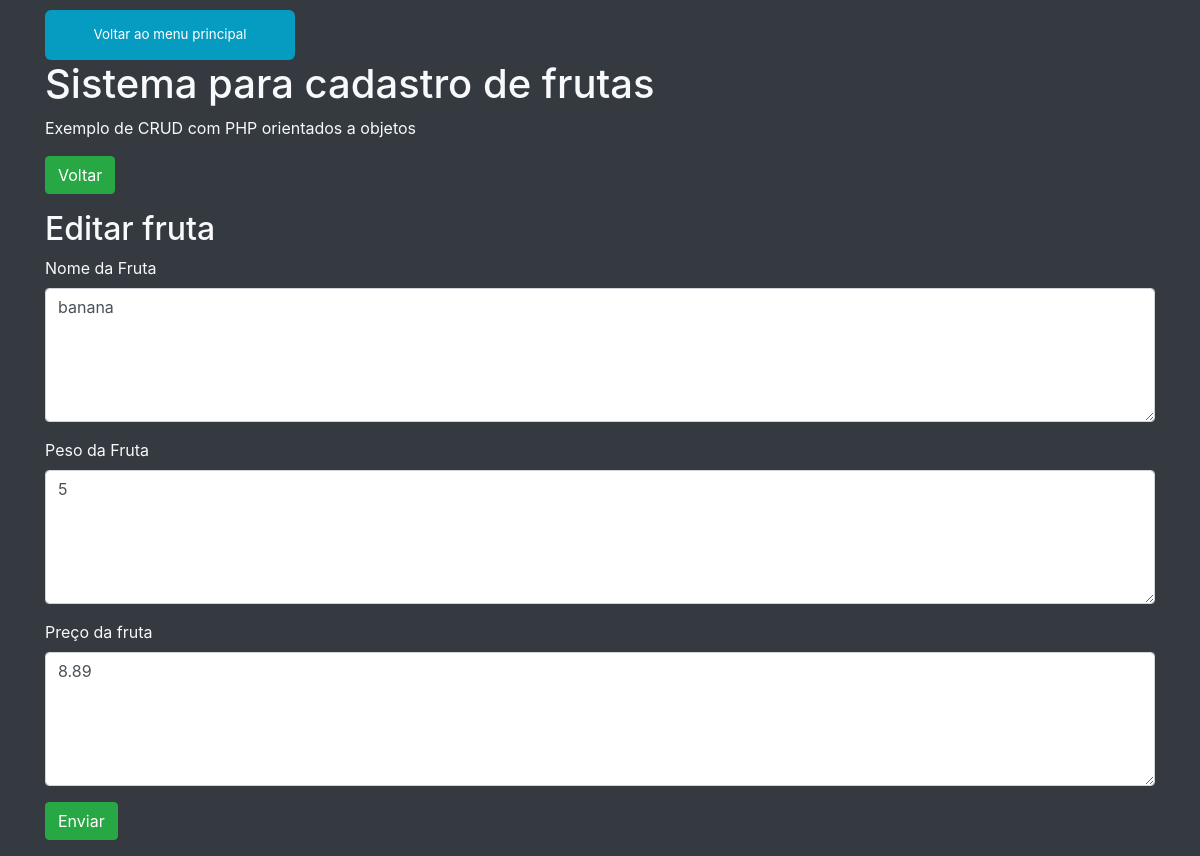
/editar.php?codigo=4, run on the app's committed database.
### tables this page shows
CREATE TABLE `frutas` (
  `codigo` int(11) NOT NULL,
  `nome` varchar(30) NOT NULL,
  `peso` float NOT NULL,
  `preco` float NOT NULL
);

### editar.php (called while the page is built, shortened)
<?php
$obFruta = Fruta::getFruta($_GET['codigo']);
include __DIR__.'/includes/header.php';
include __DIR__.'/includes/formulario.php';
include __DIR__.'/includes/footer.php';

### app/Db/DataBase.php (called while the page is built, shortened)
<?php
class Database{
  private $table;
  private $connection;
  public function __construct($table = null){
    $this->table = $table;
  }
  private function setConnection(){
    try{
      $this->connection = new PDO('mysql:host='.self::HOST.';dbname='.self::NAME,self::USER,self::PASS);
      $this->connection->setAttribute(PDO::ATTR_ERRMODE,PDO::ERRMODE_EXCEPTION);
    }catch(PDOException $e){
      die('ERROR: '.$e->getMessage());
    }
  }
  public function execute($query,$params = []){
    try{
      $statement = $this->connection->prepare($query);
      $statement->execute($params);
      return $statement;
    }catch(PDOException $e){
      die('ERROR: '.$e->getMessage());
    }
  }
  public function select($where = null, $order = null, $limit = null, $fields = '*'){
    $where = strlen($where) ? 'WHERE '.$where : '';
    $order = strlen($order) ? 'ORDER BY '.$order : '';
    $limit = strlen($limit) ? 'LIMIT '.$limit : '';
    $query = 'SELECT '.$fields.' FROM '.$this->table.' '.$where.' '.$order.' '.$limit;
    return $this->execute($query);
  }
}

### app/Entity/Fruta.php (called while the page is built, shortened)
<?php
class Fruta{
  public static function getFruta($codigo){
    return (new Database('frutas'))->select('codigo = '.$codigo)
                                  ->fetchObject(self::class);
  }
}

### includes/formulario.php (the view)
<main>
  <section>
    <a href="index.php">
      <button class="btn btn-success">Voltar</button>
    </a>
  </section>
  <h2 class="mt-3"><?=TITLE?></h2>
  <form method="post">
    <div class="form-group">
      <label>Nome da Fruta</label>
      <textarea class="form-control" name="nome" rows="5"><?=$obFruta->nome?></textarea>
    </div>
    <div class="form-group">
      <label>Peso da Fruta</label>
      <textarea class="form-control" name="peso" rows="5"><?=$obFruta->peso?></textarea>
    </div>
    <div class="form-group">
      <label>Preço da fruta</label>
      <textarea class="form-control" name="preco" rows="5"><?=$obFruta->preco?></textarea>
    </div>
    <div class="form-group">
      <button type="submit" class="btn btn-success">Enviar</button>
    </div>
  </form>
</main>

### data on the page
frutas: nome "banana", peso "5", preco "8.89"

### other printed values
TITLE "Editar fruta"
